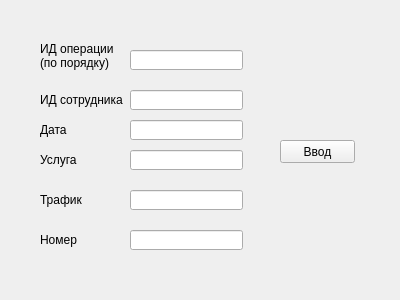
<?xml version="1.0" encoding="UTF-8"?>
<ui version="4.0">
 <class>Form4</class>
 <widget class="QWidget" name="Form4">
  <property name="geometry">
   <rect>
    <x>0</x>
    <y>0</y>
    <width>400</width>
    <height>300</height>
   </rect>
  </property>
  <property name="windowTitle">
   <string>Form</string>
  </property>
  <widget class="QPushButton" name="pushButton">
   <property name="geometry">
    <rect>
     <x>280</x>
     <y>140</y>
     <width>75</width>
     <height>23</height>
    </rect>
   </property>
   <property name="text">
    <string>Ввод</string>
   </property>
  </widget>
  <widget class="QLineEdit" name="lineEdit">
   <property name="geometry">
    <rect>
     <x>130</x>
     <y>50</y>
     <width>113</width>
     <height>20</height>
    </rect>
   </property>
  </widget>
  <widget class="QLineEdit" name="lineEdit_2">
   <property name="geometry">
    <rect>
     <x>130</x>
     <y>90</y>
     <width>113</width>
     <height>20</height>
    </rect>
   </property>
  </widget>
  <widget class="QLineEdit" name="lineEdit_3">
   <property name="geometry">
    <rect>
     <x>130</x>
     <y>120</y>
     <width>113</width>
     <height>20</height>
    </rect>
   </property>
  </widget>
  <widget class="QLabel" name="label_2">
   <property name="geometry">
    <rect>
     <x>40</x>
     <y>190</y>
     <width>91</width>
     <height>20</height>
    </rect>
   </property>
   <property name="text">
    <string>Трафик</string>
   </property>
  </widget>
  <widget class="QLabel" name="label_3">
   <property name="geometry">
    <rect>
     <x>40</x>
     <y>90</y>
     <width>91</width>
     <height>20</height>
    </rect>
   </property>
   <property name="text">
    <string>ИД сотрудника</string>
   </property>
  </widget>
  <widget class="QLabel" name="label_4">
   <property name="geometry">
    <rect>
     <x>40</x>
     <y>230</y>
     <width>91</width>
     <height>20</height>
    </rect>
   </property>
   <property name="text">
    <string>Номер</string>
   </property>
  </widget>
  <widget class="QLineEdit" name="lineEdit_4">
   <property name="geometry">
    <rect>
     <x>130</x>
     <y>150</y>
     <width>113</width>
     <height>20</height>
    </rect>
   </property>
  </widget>
  <widget class="QLineEdit" name="lineEdit_5">
   <property name="geometry">
    <rect>
     <x>130</x>
     <y>190</y>
     <width>113</width>
     <height>20</height>
    </rect>
   </property>
  </widget>
  <widget class="QLineEdit" name="lineEdit_6">
   <property name="geometry">
    <rect>
     <x>130</x>
     <y>230</y>
     <width>113</width>
     <height>20</height>
    </rect>
   </property>
  </widget>
  <widget class="QLabel" name="label_5">
   <property name="geometry">
    <rect>
     <x>40</x>
     <y>40</y>
     <width>91</width>
     <height>31</height>
    </rect>
   </property>
   <property name="text">
    <string>ИД операции
(по порядку)</string>
   </property>
  </widget>
  <widget class="QLabel" name="label_6">
   <property name="geometry">
    <rect>
     <x>40</x>
     <y>120</y>
     <width>91</width>
     <height>20</height>
    </rect>
   </property>
   <property name="text">
    <string>Дата</string>
   </property>
  </widget>
  <widget class="QLabel" name="label_7">
   <property name="geometry">
    <rect>
     <x>40</x>
     <y>150</y>
     <width>91</width>
     <height>20</height>
    </rect>
   </property>
   <property name="text">
    <string>Услуга</string>
   </property>
  </widget>
 </widget>
 <resources/>
 <connections/>
</ui>
